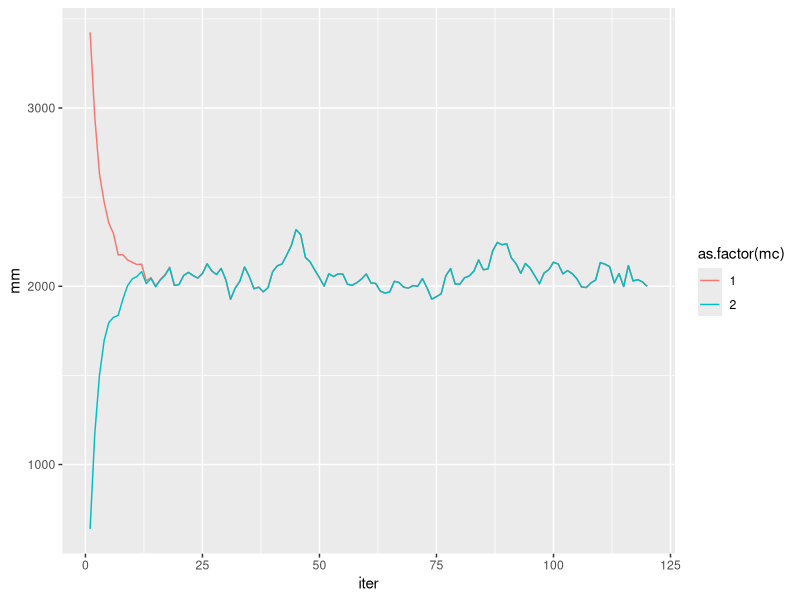

R code for this plot:
library(ggplot2)

# isingModel.R

# STATS 202C: PROJECT 2
# sampling the Ising model with coupled Markov Chains

# calculate energy at position (r, c) on the lattice
# mc: (n x n) lattice
getNeighborSpins = function(r, c, mc) {
    energy = 0;
    n = dim(mc)[1];
    # udpate row
    if (r == 1) {           # top row
       UP   = mc[n, c];
       DOWN = mc[r+1, c]; 
    } else if (r == n) {    # bottom row
        UP = mc[r - 1, c];
        DOWN = mc[1, c];
    } else {
        UP   = mc[r - 1, c];
        DOWN = mc[r + 1, c]
    }
    
    # update column
    if (c == 1) {           # left col
        LEFT = mc[r, n];
        RIGHT = mc[r, c + 1];
    } else if (c == n) {    # right col
        LEFT = mc[r, c - 1];
        RIGHT = mc[r, 1];
    } else {
        LEFT = mc[r, c - 1];
        RIGHT = mc[r, c + 1];
    }
    
    energy = c(UP, DOWN, LEFT, RIGHT);
    return(energy)
}

# probabilities used to calculate the ratio
# i, j represent the the coordinate of the lattice point
# mc is the markov chain for which the probability is being calculated
# beta is the coefficient used to compute the conditional probability
p = function(i, j, beta, mc) {
    energy  = getNeighborSpins(i, j, mc); # vector of neighboring spins
    indFunc = (energy ==  1);
    px      = exp(beta * sum(indFunc));
    Z       = px + exp(beta * sum(!indFunc)); # normalizing constant
    
    return(px / Z);
}

# update the state based on random number in [0,1] and
# conditional probabilities
update = function(p1, p2) {
    u  = runif(1);
    x1 = u <= p1;    # accept or reject flip
    x2 = u <= p2;
    return(c(x1, x2));
}

gibbs = function(beta, b, n, mm1, mm2, mc1, mc2) {
    for (i in sweep_sequence) {
        # each sweep traverses the entire lattice for each MC
        for (j in 0:num_points) {
            # coordinate of the lattice to find energy
            r = floor(j/n) + 1;
            c = j %% n + 1;
            
            p1 = p(c, r, beta[b], mc1); # calculate cond. probs
            p2 = p(c, r, beta[b], mc2);
            
            flips = update(p1, p2);
            mc1[r, c] = flips[1];
            mc2[r, c] = flips[2];
        }
        
        # update magnetic moments for i-th iteration
        mm1[i,] = sum(mc1);
        mm2[i,] = sum(mc2);
    }
    
    mm_matrix[, b] = rbind(mm1, mm2);
    print(paste("finished calculating for beta =", beta[b]));
    return(mm_matrix);
}

# beta = 1 / Temperature
beta = c(0.5, 0.65, 0.75, 0.83, 0.84, 0.85, 0.9, 1.0); # 8 betas

# dimension of the lattice
n       = 64;
nSweeps = 120; # of sweeps

sweep_sequence = 1:nSweeps;
num_points     = n * n - 1

### RUN THIS CHUNK EVERY TIME ######################
# MC1 starts with all sites = 1
mc1 = matrix(1, n, n)
mm1 = matrix(0, nSweeps, 1);

# MC2 starts with all sites = 0
mc2 = matrix(0, n, n)
mm2 = matrix(0, nSweeps, 1);
mm_matrix = matrix(0, nSweeps*2, length(beta))
#####################################################

for (b in 1:length(beta)) {
    mm_matrix = gibbs(beta, b, n, mm1, mm2, mc1, mc2);
}


results = data.frame(iter = rep(1:120, 2), mm = mm_matrix[,1],
                     mc = c(rep(1, 120), rep(2, 120)))
ggplot(results, aes(x = iter, y = mm, colour = as.factor(mc))) + 
    geom_line()


#nb1 = getNeighborSpins(r, c, mc1);
#nb2 = getNeighborSpins(r, c, mc2);

#p1 = exp(beta[b] * sum(nb1 == 1));
#p1 = p1 / (p1 + exp(beta[b] * sum(nb1 == 0)));

#p2 = exp(beta[b] * sum(nb2 == 1));
#p2 = p2 / (p2 + exp(beta[b] * sum(nb2 == 0)));



